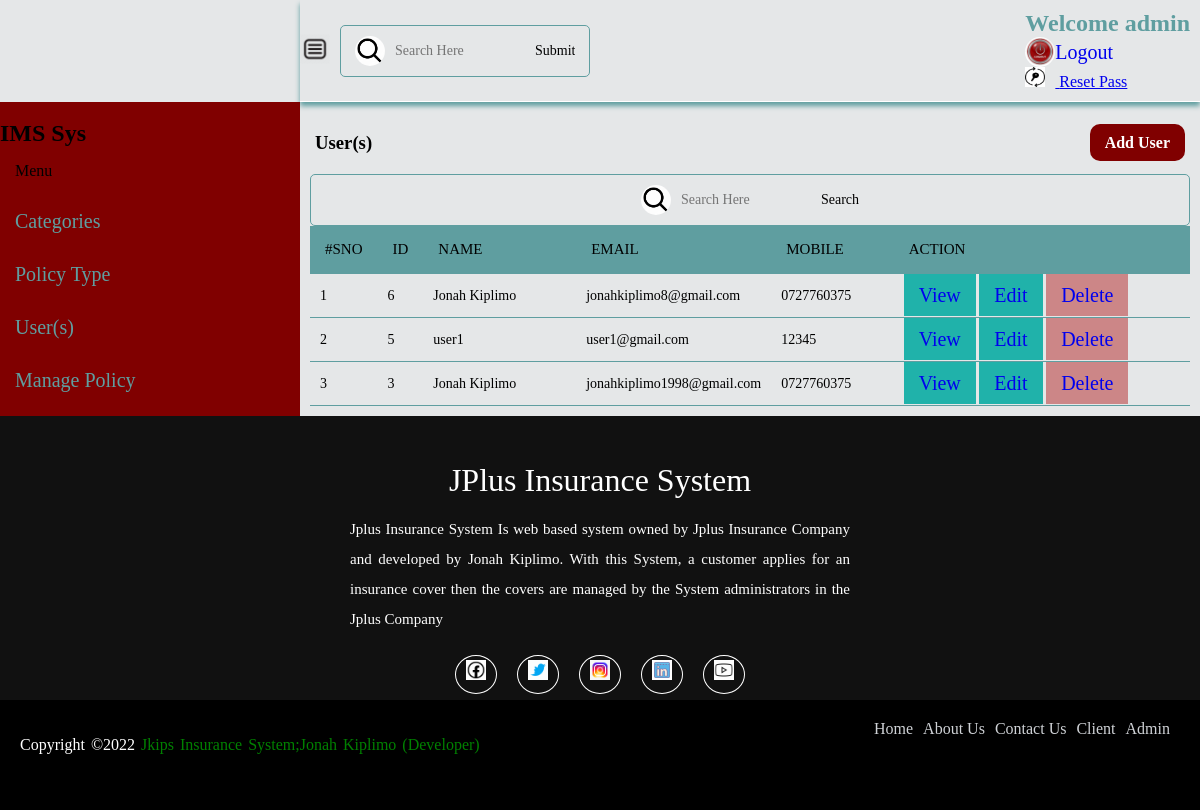
Screenshot of /user.php (signed in) with the database file from the repository.
### tables this page shows
CREATE TABLE `users` (
  `id` int(11) NOT NULL,
  `name` varchar(255) NOT NULL,
  `email` varchar(255) NOT NULL,
  `mobile` varchar(15) NOT NULL,
  `password` varchar(20) NOT NULL,
  `category_id` int(11) NOT NULL,
  `address` varchar(2000) NOT NULL,
  `birthday` date NOT NULL,
  `role` int(11) NOT NULL
);

### user.php (the view, shortened to what this page needs)
<?php
require('top.inc.php');
$res=mysqli_query($con,'SELECT * FROM users where  role=2 order by id desc');
?>
<link rel="stylesheet" type="text/css" href="style.css">
                    <div class="table-heads">
                        <h3 class="table-title">User(s)</h3>
                        <h4 class="table-link"><a href="add_user.php">Add User</a></h4>
                    </div>
                    <div class="table-stats">
                        <?php require 'includes/search_form.php'; ?>
                          <table class="table">
                                <thead>
                                    <tr>
                                            <th width="5%" class="serial">#SNO</th>
                                            <th width="5%" class="jonah">ID</th>
                                            <th width="20%">Name</th>
                                            <th width="15%">Email</th>
                                            <th width="15%">Mobile</th>
                                            <th width="40%">Action</th>
                                    </tr>
                                </thead>
                                <tbody>
                                    <?php
                                   $i=1;
                                    while ($row=mysqli_fetch_assoc($res)) {
                                     ?>
                                        <tr>
                                            <td ><?php echo $i;  ?></td>
                                            <td ><?php echo $row['id'];  ?></td>
                                            <td><?php echo $row['name'];  ?></td>
                                            <td><?php echo $row['email'];  ?></td>
                                            <td><?php echo $row['mobile'];  ?></td>
                                            <td>
                                                <a class="editbtn" href="view_single_user.php?id=<?php echo $row['id'];  ?> "> View</a>
                                                <a class="editbtn" href="add_user.php?id=<?php echo $row['id'];  ?> "> Edit</a>
                                                <a class="deletebtn" href="user.php?id=<?php echo $row['id'];  ?> &type=delete">Delete</a></td>
                                        </tr>
                                        <?php
                                     $i++; }?>
                                </tbody>
                          </table>
                       </div>
<?php
require('includes/footer.inc.php')
?>

### style.css (style rules this page uses)
:root { --body-color:#E5E7E8; --menu-bgcolor:#800000; --text-color-menu:rgb(93, 93, 93); --text-bgcolor-hover:rgba(204, 191, 191, 0.582); --text-bgcolor-light:rgb(165, 162, 162); --border-bottom:rgb(197, 180, 180); }
* { margin: 0; padding: 0;box-sizing: border-box; font-family: ''; }
body { width: 100%; background: var(--body-color); position: relative; }
a.editbtn { text-decoration: none; padding: 10px 15px; background: lightseagreen; font-size: 20px; margin: 10px auto; }
a.deletebtn { text-decoration: none; padding: 10px 15px; background: rgba(178, 32, 32, 0.486); font-size: 20px; }
.table-heads { margin-left: 300px; display: flex; justify-content: space-between; align-items: center; margin-top: 20px; padding: 10px 15px 10px 15px; }
.table-heads .table-link a { background: var(--menu-bgcolor); color: #fff; padding: 10px 15px; text-decoration: none; border-radius: 10px; }
.table-stats { width: calc(100% - 300px ); margin-left: 300px; overflow: auto; padding: 10px; border-radius: 10px; }
table { border-collapse: collapse; }
tr { border-bottom: 1px solid cadetblue; }
th { font-size: 15px; text-transform: uppercase; padding: 15px; font-weight: 500; background: cadetblue; text-align: start; }
td { font-size: 14px; padding: 10px ; }

### rows the page displays
users: id "6", name "Jonah Kiplimo", email "jonahkiplimo8@gmail.com", mobile "0727760375"
users: id "5", name "user1", email "user1@gmail.com", mobile "12345"
users: id "3", name "Jonah Kiplimo", email "jonahkiplimo1998@gmail.com", mobile "0727760375"

### other values shown
$_SESSION['USERNAME'] "admin"
